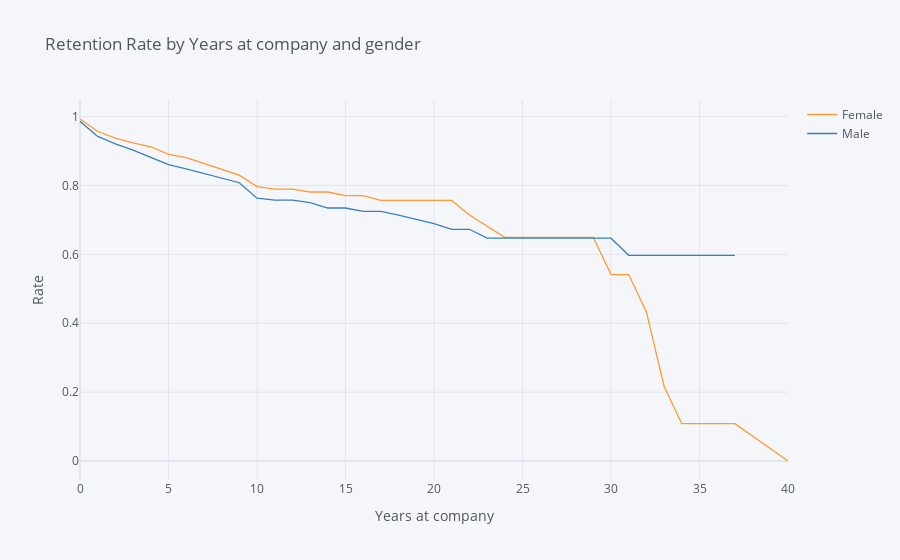

Here is the notebook cell this chart was saved with:
### Markdown cell above
## 2. Compare the plot above with one that plots employee retention rates by gender over the number of years the employee has been working for the company.

### Code cell
employee_age = survival(data,'Gender','YearsAtCompany','Attrition')
employee_age.iplot(kind='line',xTitle='Years at company',yTitle='Rate', 
                     title='Retention Rate by Years at company and gender')

### Figure 1 — Plotly figure (JSON) as saved in the notebook; plotly's stock layout.template omitted (floating-point values rounded to 4 significant figures)
{"data": [{"line": {"color": "rgba(255, 153, 51, 1.0)", "dash": "solid", "shape": "linear", "width": 1.3}, "mode": "lines", "name": "Female", "text": "", "type": "scatter", "x": [0, 1, 2, 3, 4, 5, 6, 7, 8, 9, 10, 11, 12, 13, 14, 15, 16, 17, 18, 19, 20, 21, 22, 23, 24, 25, 26, 27, 29, 30, 31, 32, 33, 34, 36, 37, 40], "y": [0.9932, 0.9568, 0.938, 0.9239, 0.9126, 0.8906, 0.8813, 0.8642, 0.8487, 0.8303, 0.7969, 0.7898, 0.7898, 0.7812, 0.7812, 0.7704, 0.7704, 0.7566, 0.7566, 0.7566, 0.7566, 0.7566, 0.7146, 0.6821, 0.6496, 0.6496, 0.6496, 0.6496, 0.6496, 0.5414, 0.5414, 0.4331, 0.2165, 0.1083, 0.1083, 0.1083, 0]}, {"line": {"color": "rgba(55, 128, 191, 1.0)", "dash": "solid", "shape": "linear", "width": 1.3}, "mode": "lines", "name": "Male", "text": "", "type": "scatter", "x": [0, 1, 2, 3, 4, 5, 6, 7, 8, 9, 10, 11, 12, 13, 14, 15, 16, 17, 18, 19, 20, 21, 22, 23, 24, 25, 26, 27, 29, 30, 31, 32, 33, 34, 36, 37, 40], "y": [0.9864, 0.9425, 0.921, 0.9029, 0.8815, 0.861, 0.8483, 0.8342, 0.8206, 0.8081, 0.7634, 0.7577, 0.7577, 0.7506, 0.7347, 0.7347, 0.725, 0.725, 0.714, 0.7021, 0.6894, 0.6729, 0.6729, 0.6471, 0.6471, 0.6471, 0.6471, 0.6471, 0.6471, 0.6471, 0.5973, 0.5973, 0.5973, 0.5973, 0.5973, 0.5973, ""]}], "layout": {"legend": {"bgcolor": "#F5F6F9", "font": {"color": "#4D5663"}}, "paper_bgcolor": "#F5F6F9", "plot_bgcolor": "#F5F6F9", "title": {"font": {"color": "#4D5663"}, "text": "Retention Rate by Years at company and gender"}, "xaxis": {"gridcolor": "#E1E5ED", "showgrid": true, "tickfont": {"color": "#4D5663"}, "title": {"font": {"color": "#4D5663"}, "text": "Years at company"}, "zerolinecolor": "#E1E5ED"}, "yaxis": {"gridcolor": "#E1E5ED", "showgrid": true, "tickfont": {"color": "#4D5663"}, "title": {"font": {"color": "#4D5663"}, "text": "Rate"}, "zerolinecolor": "#E1E5ED"}}}
